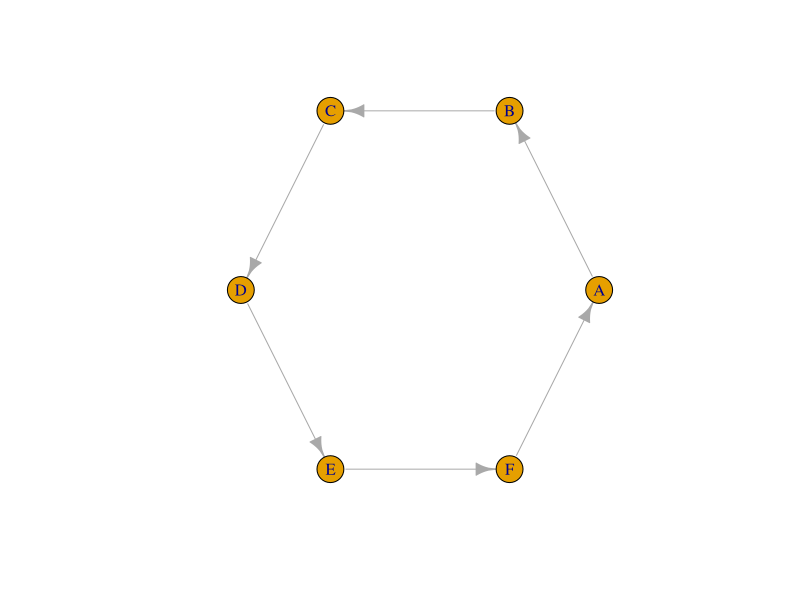
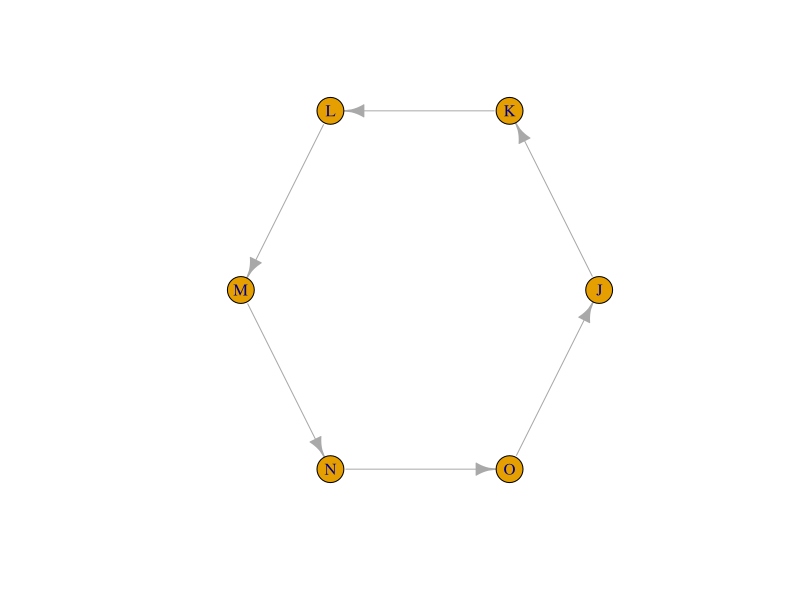
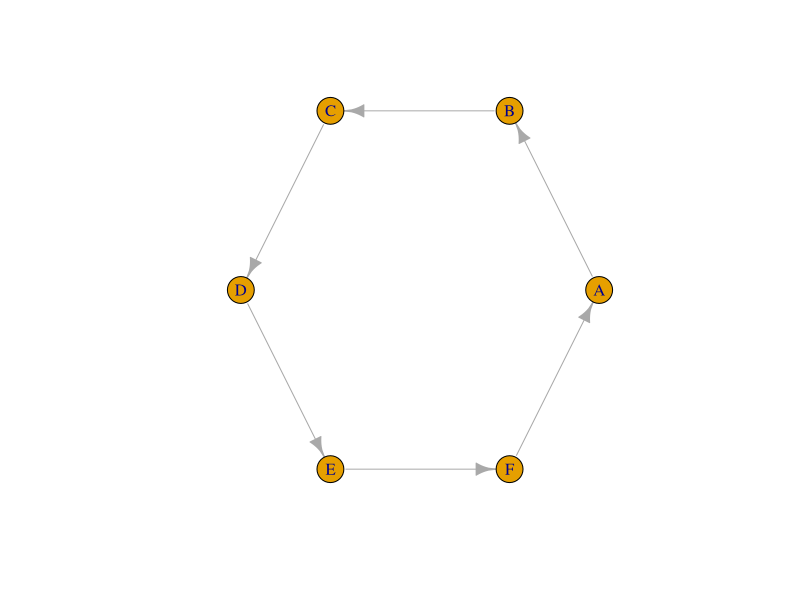
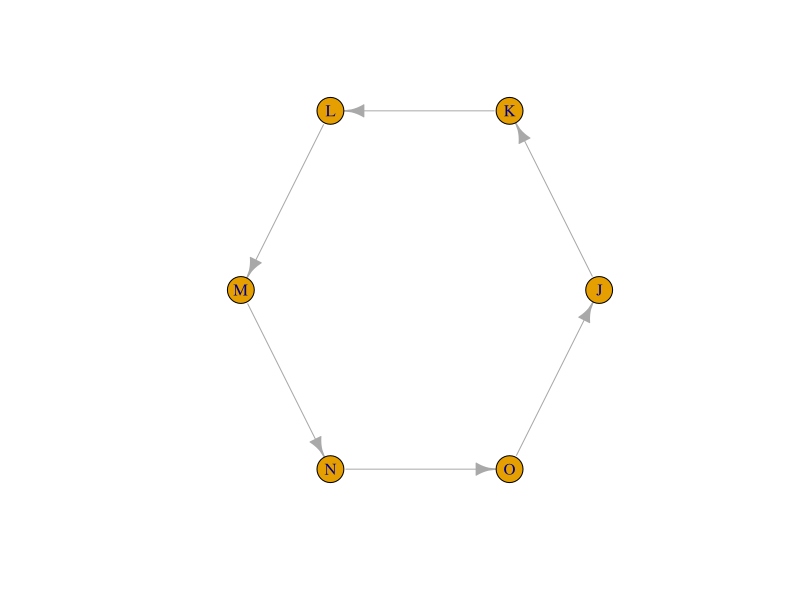
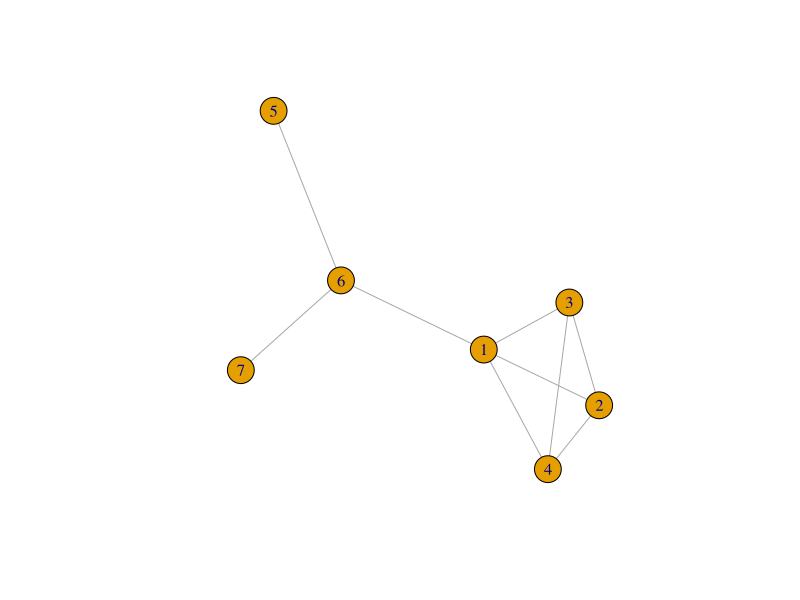
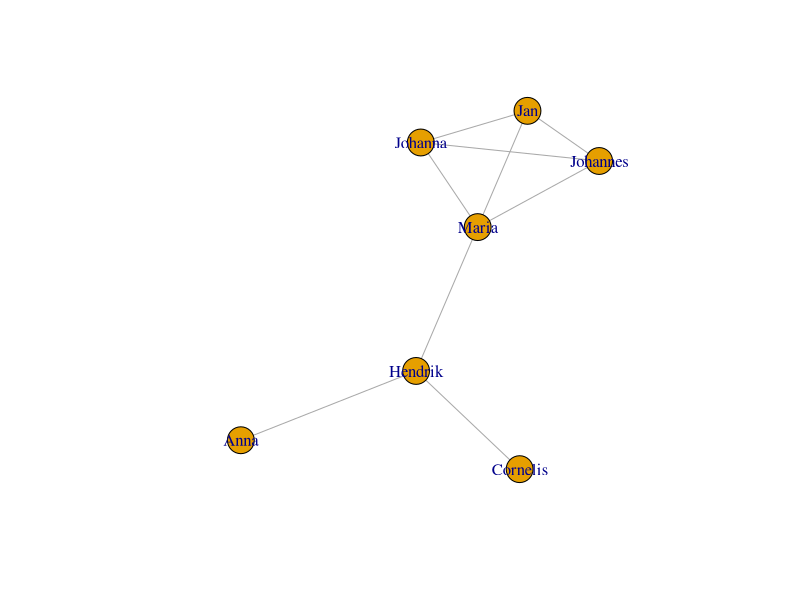
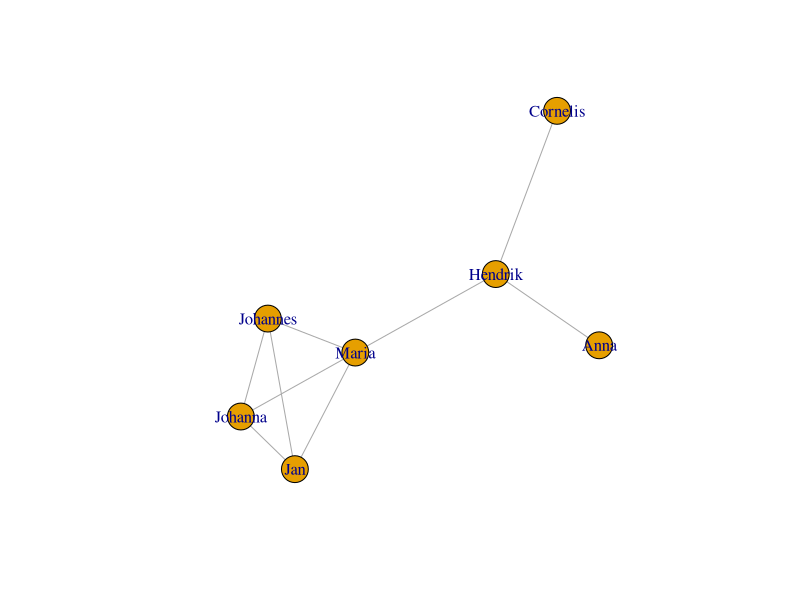
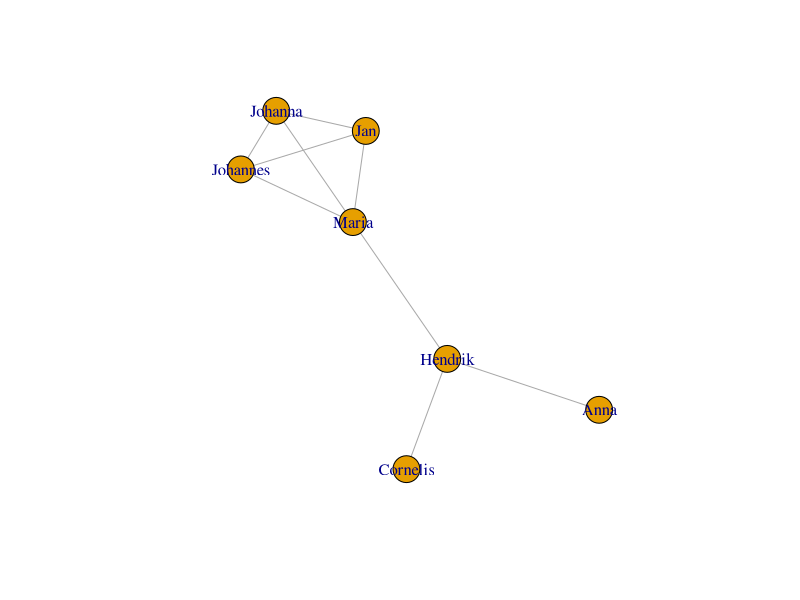

Write the R code that produced these figures, in order.
## ---- chunk 1
knitr::opts_chunk$set(echo = TRUE)
## ---- chunk 2
if(!require(igraph)){
  install.packages("igraph",repos = "http://cran.us.r-project.org")
  library(igraph)
}
## ---- chunk 3
edgelist_circle1 <- matrix(c("A","B","B","C","C","D","D","E","E","F","F","A"),
                           byrow = T,
                           ncol=2,
                           dimnames = list(c(1:6),c("source","sink")))
edgelist_circle1
## ---- chunk 4
testgraph_circle1 <- graph_from_edgelist(edgelist_circle1)
plot(testgraph_circle1, layout = layout_in_circle(testgraph_circle1))
## ---- chunk 5
#make an empty matrix with as many rows and columns as there are nodes
adjMat_circle2 <- matrix(0,
                         nrow=6,
                         ncol=6,
                         dimnames = list(c("J","K","L","M","N","O"),
                                         c("J","K","L","M","N","O")))
#fill matrix by connecting each node to only the next
for(i in 1:(nrow(adjMat_circle2)-1)){
  adjMat_circle2[i,i+1] <- 1
}
#close the circle
adjMat_circle2[nrow(adjMat_circle2),1] <- 1
adjMat_circle2
## ---- chunk 6
testgraph_circle2 <- graph_from_adjacency_matrix(adjMat_circle2)
plot(testgraph_circle2, layout = layout_in_circle(testgraph_circle2))
## ---- chunk 7
edgelist_new <- matrix(c("A","B","B","C","C","D","D","E","E","F","F","A"), #adapt this
                           byrow = T,
                           ncol=2,
                           dimnames = list(c(1:6),c("source","sink")))
edgelist_new
## ---- chunk 8
testgraph_new1 <- graph_from_edgelist(edgelist_new)
plot(testgraph_new1, layout = layout_in_circle(testgraph_new1))
## ---- chunk 9
adjMat_new <- adjMat_circle2
#replace at least two fields by adjusting the following lines (you need to un-comment them by removing the hashkey):
# adjMat_new[x1,y1] <- 0
# adjMat_new[x2,y2] <- 1
adjMat_new 
## ---- chunk 10
testgraph_new2 <- graph_from_adjacency_matrix(adjMat_new )
plot(testgraph_new2, layout = layout_in_circle(testgraph_new2))
## ---- chunk 11
g <- graph_from_atlas(501)
plot(g)
## ---- chunk 12
V(g)$name <- c("Maria","Johannes","Jan","Johanna","Cornelis","Hendrik","Anna")
plot(g)
## ---- chunk 13
plot(g,layout = layout_with_fr(g))
## ---- chunk 14
frg <- layout_with_fr(g)
## ---- chunk 15
plot(g, layout=frg)
## ---- chunk 16
plot(g,layout = layout_in_circle(g))
## ---- chunk 17
plot(g,layout = layout_as_star(g))
## ---- chunk 18
plot(g,layout = layout_as_tree(g))
## ---- chunk 19
plot(g,layout = layout_with_kk(g))
## ---- chunk 20
plot(g,layout = layout_with_gem(g))
## ---- chunk 21
plot(g,layout = layout_with_mds(g))
## ---- chunk 22
plot(g,layout = layout_randomly(g))
## ---- chunk 23
plot(g,layout = matrix(sample(1:7,14,replace=T),nrow=7,ncol=2))
## ---- chunk 24
plot(g, layout=frg,
     vertex.label = NA) #no labels
## ---- chunk 25
plot(g, layout=frg,
     vertex.label.family = "sans") # sans serif labels
## ---- chunk 26
plot(g, layout=frg,
     vertex.label.family = "sans", # sans serif labels
     vertex.label.color = "black") #color
## ---- chunk 27
plot(g, layout=frg,
     vertex.label.family = "sans", # sans serif labels
     vertex.label.color = "black", #color
     vertex.label.cex = 0.7) # size
## ---- chunk 28
plot(g, layout=frg,
     vertex.label.family = "sans", # sans serif labels
     vertex.label.color = "black", #color
     vertex.label.cex = 0.2*1:7) # size
## ---- chunk 29
plot(g, layout=frg,
     vertex.label.family = "sans", # sans serif labels
     vertex.label.color = "black", #color
     vertex.label.cex = 0.2*degree(g)) # size based on degree
## ---- chunk 30
plot(g, layout=frg,
     vertex.label.family = "sans", # sans serif labels
     vertex.label.color = "black", #color
     vertex.label.cex = 0.6, # size 
     vertex.label.dist = 3, # label distance to node centre
     vertex.label.degree = 0) # label position 0=right, pi=left, pi/2=below etc
## ---- chunk 31
plot(g, layout=frg,
     vertex.shape="square",
     vertex.size = 40,
     vertex.label.family = "sans", # sans serif labels
     vertex.label.color = "black", # label color
     vertex.label.cex = 0.6) # label size 
## ---- chunk 32
plot(g, layout=frg,
     vertex.shape=c("square","circle")[1+as.numeric(grepl("nn",V(g)$name))],
     vertex.size = 40,
     vertex.label.family = "sans", # sans serif labels
     vertex.label.color = "black", # label color
     vertex.label.cex = 0.6) # label size 
## ---- chunk 33
plot(g, layout=frg,
     vertex.shape=c("square","circle")[1+as.numeric(grepl("nn",V(g)$name))],
     vertex.color = c("darkgreen","orange")[1+as.numeric(grepl("^J",V(g)$name))],
     vertex.frame.color = c("black","grey"), # vectors are not recycled, any node without a value gets an NA
     vertex.size = 40,
     vertex.label.family = "sans", # sans serif labels
     vertex.label.color = "black", # label color
     vertex.label.cex = 0.6) # label size 
## ---- chunk 34
plot(g, layout=frg,
     vertex.shape= "pie",
     vertex.size = 30,
     vertex.pie = list(c(1,1,0,2),
                       c(2,1,0,1),
                       c(3,1,0,0),
                       c(4,0,1,0),
                       c(2,2,0,3),
                       c(1,1,0,1),
                       c(4,4,0,1),
                       c(5,0,0,1)),
     vertex.pie.color = list(rainbow(4)),
     vertex.label.family = "sans", # sans serif labels
     vertex.label.color = "black", # label color
     vertex.label.cex = 0.6, # label size 
     vertex.label.dist = 3, # label distance to node centre
     vertex.label.degree = 0) # label position 0=right, pi=left, pi/2=below etc
## ---- chunk 35
pieList <- list(c(1,1,0,2),
                c(2,1,0,1),
                c(3,1,0,0),
                c(4,0,1,0),
                c(2,2,0,3),
                c(1,1,0,1),
                c(4,4,0,1),
                c(5,0,0,1))
plot(g, layout=frg,
     vertex.shape= "pie",
     vertex.size = sapply(pieList,sum)*6,
     vertex.pie = pieList,
     vertex.pie.color = list(rainbow(4)),
     vertex.label.family = "sans", # sans serif labels
     vertex.label.color = "black", # label color
     vertex.label.cex = 0.6, # label size 
     vertex.label.dist = rep(3,7), # label distance to node centre
     vertex.label.degree = rep(0,7)) # label position 0=right, pi=left, pi/2=below etc
## ---- chunk 36
plot(g, layout=frg,
     edge.color = "black",
     vertex.label.family = "sans", # sans serif labels
     vertex.label.color = "black", #color
     vertex.label.cex = 0.6, # size 
     vertex.label.dist = 3, # label distance to node centre
     vertex.label.degree = 0) # label position 0=right, pi=left, pi/2=below etc
## ---- chunk 37
plot(g, layout=frg,
     edge.lty = 3,
     edge.color = "black",
     vertex.label.family = "sans", # sans serif labels
     vertex.label.color = "black", #color
     vertex.label.cex = 0.6, # size 
     vertex.label.dist = 3, # label distance to node centre
     vertex.label.degree = 0) # label position 0=right, pi=left, pi/2=below etc
## ---- chunk 38
plot(g, layout=frg,
     edge.width = 3,
     edge.lty = 2,
     edge.color = "black",
     vertex.label.family = "sans", # sans serif labels
     vertex.label.color = "black", #color
     vertex.label.cex = 0.6, # size 
     vertex.label.dist = 3, # label distance to node centre
     vertex.label.degree = 0) # label position 0=right, pi=left, pi/2=below etc
## ---- chunk 39
plot(g, layout=frg,
     edge.width = sqrt(edge_betweenness(g)),
     edge.lty = 2,
     edge.color = "black",
     vertex.label.family = "sans", # sans serif labels
     vertex.label.color = "black", #color
     vertex.label.cex = 0.6, # size 
     vertex.label.dist = 3, # label distance to node centre
     vertex.label.degree = 0) # label position 0=right, pi=left, pi/2=below etc
## ---- chunk 40
plot(g, layout=frg,
     edge.curved = T,
     edge.width = sqrt(edge_betweenness(g)),
     edge.lty = 1,
     edge.color = "black",
     vertex.label.family = "sans", # sans serif labels
     vertex.label.color = "black", #color
     vertex.label.cex = 0.6, # size 
     vertex.label.dist = 3, # label distance to node centre
     vertex.label.degree = 0) # label position 0=right, pi=left, pi/2=below etc
## ---- chunk 41
plot(g, layout=frg,
     edge.curved = 0.1,
     edge.width = sqrt(edge_betweenness(g)),
     edge.lty = 1,
     edge.color = "black",
     vertex.label.family = "sans", # sans serif labels
     vertex.label.color = "black", #color
     vertex.label.cex = 0.6, # size 
     vertex.label.dist = 3, # label distance to node centre
     vertex.label.degree = 0) # label position 0=right, pi=left, pi/2=below etc
## ---- chunk 42
plot(g, layout=frg,
     edge.curved = -2,
     edge.width = sqrt(edge_betweenness(g)),
     edge.lty = 1,
     edge.color = "black",
     vertex.label.family = "sans", # sans serif labels
     vertex.label.color = "black", #color
     vertex.label.cex = 0.6, # size 
     vertex.label.dist = 3, # label distance to node centre
     vertex.label.degree = 0) # label position 0=right, pi=left, pi/2=below etc
## ---- chunk 43
plot(g, layout=frg,
     edge.label = E(g),
     edge.label.family = "sans",
     edge.label.cex = 0.6,
     edge.label.color = "magenta",
     edge.label.font = 3,
     edge.curved = 0.1,
     edge.width = sqrt(edge_betweenness(g)),
     edge.lty = 1,
     edge.color = "black",
     vertex.label.family = "sans", # sans serif labels
     vertex.label.color = "black", #color
     vertex.label.cex = 0.6, # size 
     vertex.label.dist = 3, # label distance to node centre
     vertex.label.degree = 0) # label position 0=right, pi=left, pi/2=below etc
